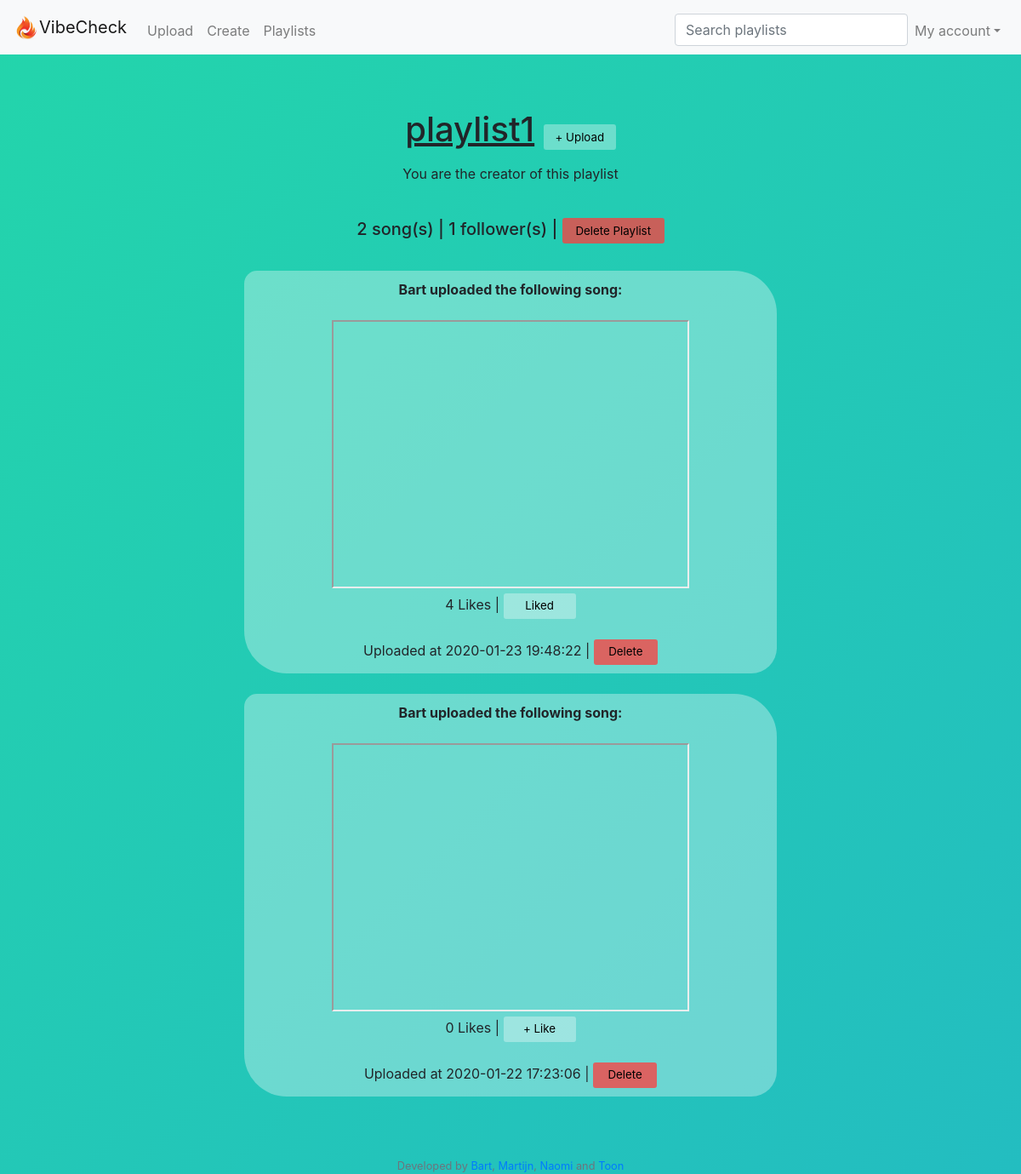
The app's page /group_profile?id=2 (signed in) with its own data.
### tables this page shows
CREATE TABLE 'groups' ('group_id' integer PRIMARY KEY NOT NULL, 'group_name' text, 'description' text, 'creator_id' INTEGER);

CREATE TABLE 'tracks' ('group_id' integer, 'link' text, 'added_by' text, 'time' timestamp DEFAULT CURRENT_TIMESTAMP,'link_desc' text, 'track_id'  INTEGER PRIMARY KEY NOT NULL  , 'likes' INTEGER DEFAULT 0);

CREATE TABLE 'users' ('user_id' integer PRIMARY KEY NOT NULL, 'username' text, 'hash' text);

### application.py (the view)
@app.route("/group_profile")
@login_required
def group_profile():
    current_user = db.execute("SELECT username FROM users WHERE user_id = :user_id", user_id = session["user_id"])
    group_id = request.args.get("id")
    user_id = session["user_id"]
    description = db.execute("SELECT description FROM groups WHERE group_id= :group_id", group_id=group_id)
    creator_id = db.execute("SELECT creator_id FROM groups WHERE group_id= :group_id", group_id=group_id)
    group_name = db.execute("SELECT group_name FROM groups WHERE group_id = :group_id", group_id=group_id)
    for group in group_name:
        group_name = group["group_name"]
    for id in creator_id:
        creator_id = id["creator_id"]
    followers = db.execute("SELECT user_id FROM group_users WHERE group_id = :group_id", group_id=group_id)
    rows = db.execute("SELECT added_by, link, time, link_desc, track_id, likes FROM tracks WHERE group_id= :group_id", group_id=group_id)
    links = []
    for link in rows:
        data1 = []
        data1.append(db.execute("SELECT username FROM users WHERE user_id = :user_id", user_id=link["added_by"]))
        youtube = link["link"]
        data1.append(youtube_api(youtube))
        data1.append(link["time"])
        data1.append(link["link_desc"])
        data1.append(link["track_id"])
        data1.append(link["likes"])
        if check_liked(user_id, link["track_id"]):
           data1.append("liked")
        else:
            data1.append("unliked")
        links.append(data1)
        print(links)
    links.sort(key=lambda x: x[2], reverse=True)
    if check_following(group_id, user_id):
        button = "follow"
    else:
        button = "unfollow"
    return render_template("group_profile.html", id= group_id, links=links, description=description, group_name=group_name,
                                posts=len(rows), followers=len(followers), current_user=current_user, button=button, user_id=user_id, creator_id=creator_id)

### application.py (called while the page is built)
@app.after_request
def after_request(response):
    response.headers["Cache-Control"] = "no-cache, no-store, must-revalidate"
    response.headers["Expires"] = 0
    response.headers["Pragma"] = "no-cache"
    return response

### helpers.py (called while the page is built)
def youtube_api(link):
    if "=" in link:
        link = link.split("=")
        link = link[1].split("&")
        for item in link:
            return item
    else:
        link = link.split("e/")
        link = link[1].split("?")
        for item in link:
            return item

def login_required(f):
    @wraps(f)
    def decorated_function(*args, **kwargs):
        if session.get("user_id") is None:
            return redirect("/login")
        return f(*args, **kwargs)
    return decorated_function

def check_following(group_id, user_id):
    check_follow = db.execute("SELECT user_id FROM group_users WHERE group_id = :group_id",
                              group_id=group_id)
    for i in check_follow:
        if i["user_id"] == user_id:
            return True

def check_liked(user_id, track_id):
    check_liked = db.execute("SELECT user_id FROM users_likedtracks WHERE track_id = :track_id", track_id=track_id)
    for i in check_liked:
        if i["user_id"] == user_id:
            return True

### templates/group_profile.html (shortened to what this page needs)
{% extends "layout.html" %}
{% block main %}
        <div align="center">
            <p><h1 align="center"><u>{{ group_name }}</u>  <a href="/upload"><button id="upload-button" type="button">+ Upload</button></a></h5></h1></p>
            {% if creator_id == user_id%}
                <p><h10>You are the creator of this playlist</h10></p>
            {% endif %}
            <br>
            <h5 align="center">{{posts}} song(s) | {{followers}} follower(s) |
            {% if creator_id == user_id%}
                <a href="/deleteplaylist?group_id={{id}}"><button id= 'delete-playlist-button' class="btn btn-outline-danger" type="button" onclick= "deleted()">Delete Playlist</button></a>
            {% else %}
                {% if button == "follow" %}
                    <a href="/follow?name={{id}}"><button id="unfollow-button" type="button"><span>Following</span></button></a></h5>
                {% else %}
                    <a href="/follow?name={{id}}"><button id="follow-button"  type="button">+ Follow!</button></a></h5>
                {% endif %}
            {% endif %}
        </div>
        <br>
        {% for link in links %}
        <div class= "song">
            <div align="center" color=white>
                <strong>{{link[0][0]["username"]}} uploaded the following song:</strong>
            </div>
            <br>
            <div align="center">
                <iframe width="420" height="315"
                    src="https://www.youtube.com/embed/{{link[1]}}">
                </iframe>
            {% if link[6] != "liked" %}
                <div>
                    {{link[5]}} Likes |
                    <a href="/upvote?track_id={{link[4]}}"><button id="like-button" type="button">+ Like</button></a>
                </div>
            {% else %}
                <div>
                {{link[5]}} Likes |
                <a href="/upvote?track_id={{link[4]}}"><button id="unlike-button" type="button">Liked</button></a>
                </div>
            {% endif %}
            <br>
            </div>
                Uploaded at {{link[2]}}
                {%if link[0]==current_user%}
                    | <a href="/deletesong?track_id={{link[4]}}"><button id="delete-song-button" id= 'deletesong' type="button" onclick= "deleted()">Delete</button></a>
                {%endif%}
            </div>
        <br>
        {% endfor %}
{% endblock %}

### static/styles.css (style rules this page uses)
body { background: linear-gradient(-45deg, #ee7752, #e73c7e, #23a6d5, #23d5ab); background-size: 800% 400%; animation: gradient 15s ease infinite; }
.song { margin: 0 auto; width:60%; text-align: center; background-color: rgba(255, 255, 255, 0.33); padding: 10px; border-radius: 15px 50px 30px; }
#upload-button { color: #000000; font-size: 10pt; background-color: rgba(255, 255, 255, 0.33); border: 1px; border-radius: 3px; width: 85px; height: 30px; top: 50px; left: 50px; cursor: hand; }
#delete-playlist-button { color: #000000; font-size: 10pt; background-color: rgba(255, 60, 60, 0.75); border: 1px; border-color: red; border-radius: 3px; width: 120px; height: 30px; top: 50px; left: 50px; cursor: hand; }
#delete-song-button { color: #000000; font-size: 10pt; background-color: rgba(255, 60, 60, 0.75); border: 1px; border-color: red; border-radius: 3px; width: 75px; height: 30px; top: 50px; left: 50px; cursor: hand; }
#like-button { color: #000000; font-size: 10pt; background-color: rgba(255, 255, 255, 0.33); border: 1px; border-radius: 3px; width: 85px; height: 30px; top: 50px; left: 50px; cursor: hand; }
#unlike-button { color: #000000; font-size: 10pt; background-color: rgba(255, 255, 255, 0.33); border: 1px; border-radius: 3px; width: 85px; height: 30px; top: 50px; left: 50px; cursor: hand; }

### records on screen
groups: group_name "playlist1"
tracks: username "Bart", likes "4", time "2020-01-23 19:48:22"
tracks: username "Bart", likes "0", time "2020-01-22 17:23:06"

### other values on screen
{{ posts }} "2"
{{ followers }} "1"
